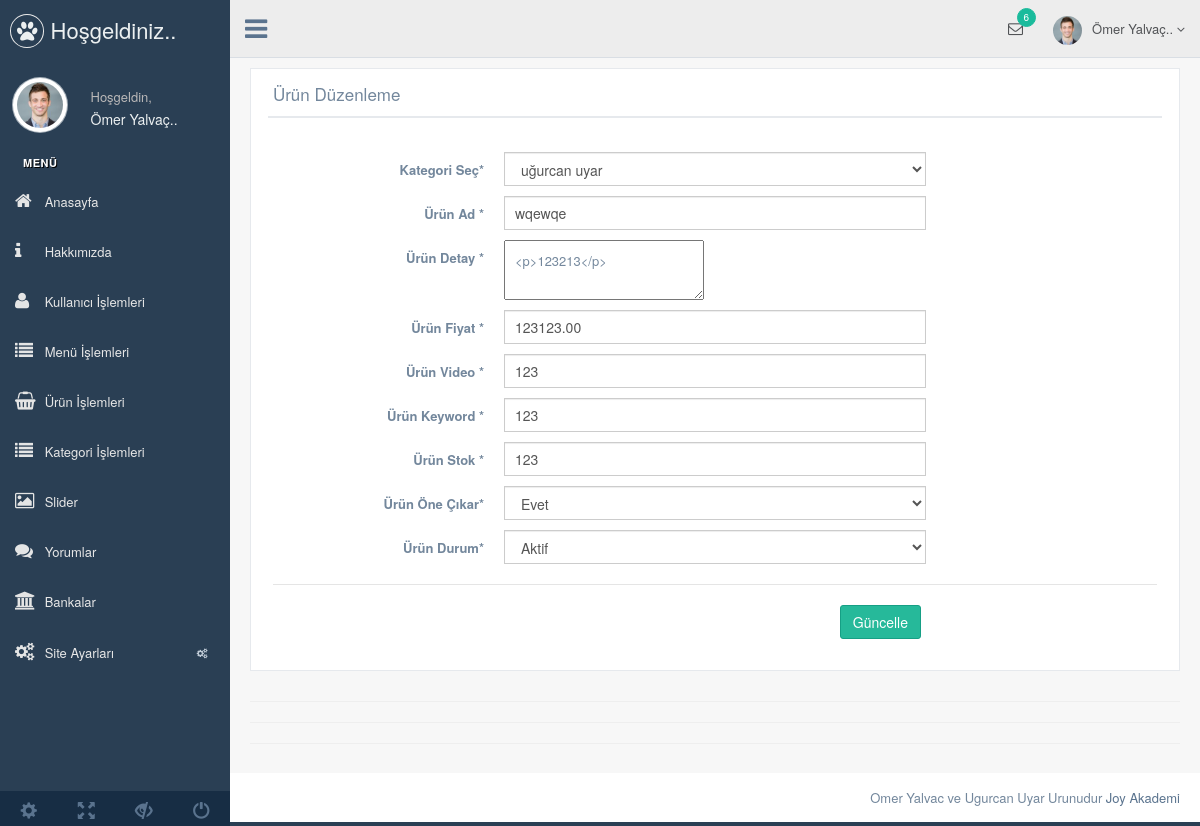
The page /admin/production/urun-duzenle.php?urun_id=13 (signed in) on the database its author committed.
### tables this page shows
CREATE TABLE `kullanici` (
  `kullanici_id` int(11) NOT NULL,
  `kullanici_zaman` datetime NOT NULL DEFAULT CURRENT_TIMESTAMP,
  `kullanici_resim` varchar(250) NOT NULL,
  `kullanici_tc` varchar(50) NOT NULL,
  `kullanici_ad` varchar(50) NOT NULL,
  `kullanici_mail` varchar(100) NOT NULL,
  `kullanici_gsm` varchar(50) NOT NULL,
  `kullanici_password` varchar(50) NOT NULL,
  `kullanici_adsoyad` varchar(50) NOT NULL,
  `kullanici_adres` varchar(250) NOT NULL,
  `kullanici_il` varchar(100) NOT NULL,
  `kullanici_ilce` varchar(100) NOT NULL,
  `kullanici_unvan` varchar(100) NOT NULL,
  `kullanici_yetki` varchar(50) NOT NULL,
  `kullanici_durum` int(1) NOT NULL DEFAULT '1'
);

CREATE TABLE `urun` (
  `urun_id` int(11) NOT NULL,
  `kategori_id` int(11) NOT NULL,
  `urun_zaman` datetime NOT NULL DEFAULT CURRENT_TIMESTAMP,
  `urun_ad` varchar(250) NOT NULL,
  `urun_seourl` varchar(250) NOT NULL,
  `urun_detay` text NOT NULL,
  `urun_fiyat` float(9,2) NOT NULL,
  `urun_video` varchar(50) NOT NULL,
  `urun_keyword` varchar(250) NOT NULL,
  `urun_stok` int(11) NOT NULL,
  `urun_durum` enum('0','1') NOT NULL DEFAULT '1',
  `urun_onecikar` enum('0','1') NOT NULL DEFAULT '0'
);

CREATE TABLE `kategori` (
  `kategori_id` int(11) NOT NULL,
  `kategori_ad` varchar(100) NOT NULL,
  `kategori_ust` int(2) NOT NULL,
  `kategori_seourl` varchar(250) NOT NULL,
  `kategori_sira` int(2) NOT NULL,
  `kategori_durum` enum('0','1') NOT NULL DEFAULT '1'
);

### admin/production/urun-duzenle.php (the view, shortened to what this page needs)
<?php
include 'header.php';
$urunsor=$db->prepare("SELECT * FROM urun where urun_id=:id");
$urunsor->execute(array(
  'id' => $_GET['urun_id']
  ));
$uruncek=$urunsor->fetch(PDO::FETCH_ASSOC);
?>
<div class="right_col" role="main">
  <div class="">
    <div class="row">
      <div class="col-md-12 col-sm-12 col-xs-12">
        <div class="x_panel">
          <div class="x_title">
            <h2>Ürün Düzenleme </h2>
            <div class="clearfix"></div>
          </div>
          <div class="x_content">
            <br />
            <form action="../netting/islem.php" method="POST" id="demo-form2" data-parsley-validate class="form-horizontal form-label-left">
              <div class="form-group">
              <label class="control-label col-md-3 col-sm-3 col-xs-12" for="first-name">Kategori Seç<span class="required">*</span>
                </label>
                <div class="col-md-6 col-sm-6 col-xs-6">
                  <?php
                  $urun_id=$uruncek['kategori_id'];
                  $kategorisor=$db->prepare("select * from kategori where kategori_ust=:kategori_ust order by kategori_sira");
                  $kategorisor->execute(array(
                    'kategori_ust' => 0
                    ));
                    ?>
                    <select class="select2_multiple form-control" required="" name="kategori_id" >
                     <?php
                     while($kategoricek=$kategorisor->fetch(PDO::FETCH_ASSOC)) {
                       $kategori_id=$kategoricek['kategori_id'];
                       ?>
                       <option <?php if ($kategori_id==$urun_id) { echo "selected='select'"; } ?> value="<?php echo $kategoricek['kategori_id']; ?>"><?php echo $kategoricek['kategori_ad']; ?></option>
                       <?php } ?>
                     </select>
                   </div>
                 </div>
                 <div class="form-group">
                  <label class="control-label col-md-3 col-sm-3 col-xs-12" for="first-name">Ürün Ad <span class="required">*</span>
                  </label>
                  <div class="col-md-6 col-sm-6 col-xs-12">
                    <input type="text" id="first-name" name="urun_ad" value="<?php echo $uruncek['urun_ad'] ?>" required="required" class="form-control col-md-7 col-xs-12">
                  </div>
                </div>
                <div class="form-group">
                  <label class="control-label col-md-3 col-sm-3 col-xs-12" for="first-name">Ürün Detay <span class="required">*</span>
                  </label>
                  <div class="col-md-6 col-sm-6 col-xs-12">
                    <textarea  class="ckeditor" id="editor1" name="urun_detay"><?php echo $uruncek['urun_detay']; ?></textarea>
                  </div>
                </div>
              <div class="form-group">
                <label class="control-label col-md-3 col-sm-3 col-xs-12" for="first-name">Ürün Fiyat <span class="required">*</span>
                </label>
                <div class="col-md-6 col-sm-6 col-xs-12">
                  <input type="text" id="first-name" name="urun_fiyat" value="<?php echo $uruncek['urun_fiyat'] ?>"  class="form-control col-md-7 col-xs-12">
                </div>
              </div>
              <div class="form-group">
                <label class="control-label col-md-3 col-sm-3 col-xs-12" for="first-name">Ürün Video <span class="required">*</span>
                </label>
                <div class="col-md-6 col-sm-6 col-xs-12">
                  <input type="text" id="first-name" name="urun_video" value="<?php echo $uruncek['urun_video'] ?>" class="form-control col-md-7 col-xs-12">
                </div>
              </div>
              <div class="form-group">
                <label class="control-label col-md-3 col-sm-3 col-xs-12" for="first-name">Ürün Keyword <span class="required">*</span>
                </label>
                <div class="col-md-6 col-sm-6 col-xs-12">
                  <input type="text" id="first-name" name="urun_keyword" value="<?php echo $uruncek['urun_keyword'] ?>" required="required" class="form-control col-md-7 col-xs-12">
                </div>
              </div>
              <div class="form-group">
                <label class="control-label col-md-3 col-sm-3 col-xs-12" for="first-name">Ürün Stok <span class="required">*</span>
                </label>
                <div class="col-md-6 col-sm-6 col-xs-12">
                  <input type="text" id="first-name" name="urun_stok" value="<?php echo $uruncek['urun_stok'] ?>" required="required" class="form-control col-md-7 col-xs-12">
                </div>
              </div>
              <div class="form-group">
                <label class="control-label col-md-3 col-sm-3 col-xs-12" for="first-name">Ürün Öne Çıkar<span class="required">*</span>
                </label>
                <div class="col-md-6 col-sm-6 col-xs-12">
                 <select id="heard" class="form-control" name="urun_onecikar" required>
                  <option value="1" <?php echo $uruncek['urun_onecikar'] == '1' ? 'selected=""' : ''; ?>>Evet</option>
                 </select>
               </div>
             </div>
              <div class="form-group">
                <label class="control-label col-md-3 col-sm-3 col-xs-12" for="first-name">Ürün Durum<span class="required">*</span>
                </label>
                <div class="col-md-6 col-sm-6 col-xs-12">
                 <select id="heard" class="form-control" name="urun_durum" required>
                  <option value="1" <?php echo $uruncek['urun_durum'] == '1' ? 'selected=""' : ''; ?>>Aktif</option>
                 </select>
               </div>
             </div>
             <div class="ln_solid"></div>
             <div class="form-group">
              <div align="right" class="col-md-6 col-sm-6 col-xs-12 col-md-offset-3">
                <button type="submit" name="urunduzenle" class="btn btn-success">Güncelle</button>
              </div>
            </div>
          </form>
        </div>
      </div>
    </div>
  </div>
  <hr>
  <hr>
  <hr>
</div>
</div>
<?php include 'footer.php'; ?>

### admin/production/header.php (shortened to what this page needs)
<?php
include '../netting/baglam.php';
$kullanicisor=$db->prepare("SELECT * FROM kullanici where kullanici_mail=:mail");
$kullanicisor->execute(array(
  'mail' => $_SESSION['kullanici_mail']
));
$kullanicicek=$kullanicisor->fetch(PDO::FETCH_ASSOC);
?>
<!DOCTYPE html>
<html lang="en">
  <head>
    <link href="../vendors/bootstrap/dist/css/bootstrap.min.css" rel="stylesheet">
    <link href="../vendors/font-awesome/css/font-awesome.min.css" rel="stylesheet">
    <link href="../vendors/nprogress/nprogress.css" rel="stylesheet">
    <link href="../vendors/iCheck/skins/flat/green.css" rel="stylesheet">
    <link href="../vendors/datatables.net-bs/css/dataTables.bootstrap.min.css" rel="stylesheet">
    <link href="../vendors/datatables.net-buttons-bs/css/buttons.bootstrap.min.css" rel="stylesheet">
    <link href="../vendors/datatables.net-fixedheader-bs/css/fixedHeader.bootstrap.min.css" rel="stylesheet">
    <link href="../vendors/datatables.net-responsive-bs/css/responsive.bootstrap.min.css" rel="stylesheet">
    <link href="../vendors/datatables.net-scroller-bs/css/scroller.bootstrap.min.css" rel="stylesheet">
    <link href="../vendors/dropzone/dist/min/dropzone.min.css" rel="stylesheet">
    <link href="../build/css/custom.min.css" rel="stylesheet">
  </head>
  <body class="nav-md">
    <div class="container body">
      <div class="main_container">
        <div class="col-md-3 left_col">
          <div class="left_col scroll-view">
            <div class="navbar nav_title" style="border: 0;">
              <a href="index.html" class="site_title"><i class="fa fa-paw"></i> <span>Hoşgeldiniz..</span></a>
            </div>
            <div class="profile clearfix">
              <div class="profile_pic">
                <img src="images/img.jpg" alt="..." class="img-circle profile_img">
              </div>
              <div class="profile_info">
                <span>Hoşgeldin,</span>
                <h2><?php echo $kullanicicek['kullanici_adsoyad']; ?></h2>
              </div>
            </div>
            <br />
            <div id="sidebar-menu" class="main_menu_side hidden-print main_menu">
              <div class="menu_section">
                <h3>Menü</h3>
                <ul class="nav side-menu">
                <li><a href="index.php"><i class="fa fa-home"></i> Anasayfa </a></li>
                <li><a href="hakkimizda.php"><i class="fa fa-info"></i> Hakkımızda </a></li>
                <li><a href="kullanici.php"><i class="fa fa-user"></i> Kullanıcı İşlemleri </a></li>
                <li><a href="menu.php"><i class="fa fa-list"></i> Menü İşlemleri </a></li>
                <li><a href="urun.php"><i class="fa fa-shopping-basket"></i> Ürün İşlemleri </a></li>
                <li><a href="kategori.php"><i class="fa fa-list"></i> Kategori İşlemleri </a></li>
                <li><a href="slider.php"><i class="fa fa-image"></i> Slider </a></li>
                <li><a href="yorum.php"><i class="fa fa-comments"></i> Yorumlar </a></li>
                <li><a href="banka.php"><i class="fa fa-bank"></i> Bankalar </a></li>
                  <li><a><i class="fa fa-cogs"></i> Site Ayarları <span class="fa fa-cogs"></span></a>
                  </li>
                </ul>
              </div>
            </div>
            <div class="sidebar-footer hidden-small">
              <a data-toggle="tooltip" data-placement="top" title="Settings">
                <span class="glyphicon glyphicon-cog" aria-hidden="true"></span>
              </a>
              <a data-toggle="tooltip" data-placement="top" title="FullScreen">
                <span class="glyphicon glyphicon-fullscreen" aria-hidden="true"></span>
              </a>
              <a data-toggle="tooltip" data-placement="top" title="Lock">
                <span class="glyphicon glyphicon-eye-close" aria-hidden="true"></span>
              </a>
              <a data-toggle="tooltip" data-placement="top" title="Logout">
                <span class="glyphicon glyphicon-off" aria-hidden="true"></span>
              </a>
            </div>
          </div>
        </div>
        <div class="top_nav">
          <div class="nav_menu">
            <nav>
              <div class="nav toggle">
                <a id="menu_toggle"><i class="fa fa-bars"></i></a>
              </div>
              <ul class="nav navbar-nav navbar-right">
                <li class="">
                  <a href="javascript:;" class="user-profile dropdown-toggle" data-toggle="dropdown" aria-expanded="false">
                    <img src="images/img.jpg" alt=""><?php echo $kullanicicek['kullanici_adsoyad']; ?>
                    <span class=" fa fa-angle-down"></span>
                  </a>
                </li>
                <li role="presentation" class="dropdown">
                  <a href="javascript:;" class="dropdown-toggle info-number" data-toggle="dropdown" aria-expanded="false">
                    <i class="fa fa-envelope-o"></i>
                    <span class="badge bg-green">6</span>
                  </a>
                </li>
              </ul>
            </nav>
          </div>
        </div>

### rows shown on the page
kullanici: kullanici_adsoyad "Ömer Yalvaç.."
urun: kategori_id "uğurcan uyar", urun_ad "wqewqe", urun_detay "<p>123213</p>", urun_fiyat "123123.00", urun_video "123", urun_keyword "123", urun_stok "123", urun_onecikar "Evet", urun_durum "Aktif"
